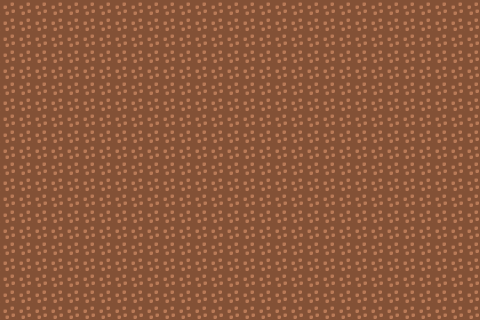

Tiled map render using the project's own tile images. Description and the map definition, with tile-layer contents summarised, below:
An orthogonal 30x20 tile map with 16x16 px tiles, 1 tile layer (wall), 2 hidden layers not drawn.

<map version="1.0" orientation="orthogonal" width="30" height="20" tilewidth="16" tileheight="16">
 <tileset firstgid="1" name="Tileset2" tilewidth="16" tileheight="16">
  <image source="TileSetA.png" trans="ffe1e1" width="96" height="64" />
 </tileset>
 <layer name="wall" width="30" height="20">
  <data>[600 cells, 600 non-empty, 1 distinct tile ids]</data>
 </layer>
 <layer name="topwall" width="30" height="20" visible="0">
  <data>[600 cells, 600 non-empty, 14 distinct tile ids]</data>
 </layer>
 <layer name="ground" width="30" height="20" visible="0">
  <data>[600 cells, 265 non-empty, 5 distinct tile ids]</data>
 </layer>
</map>